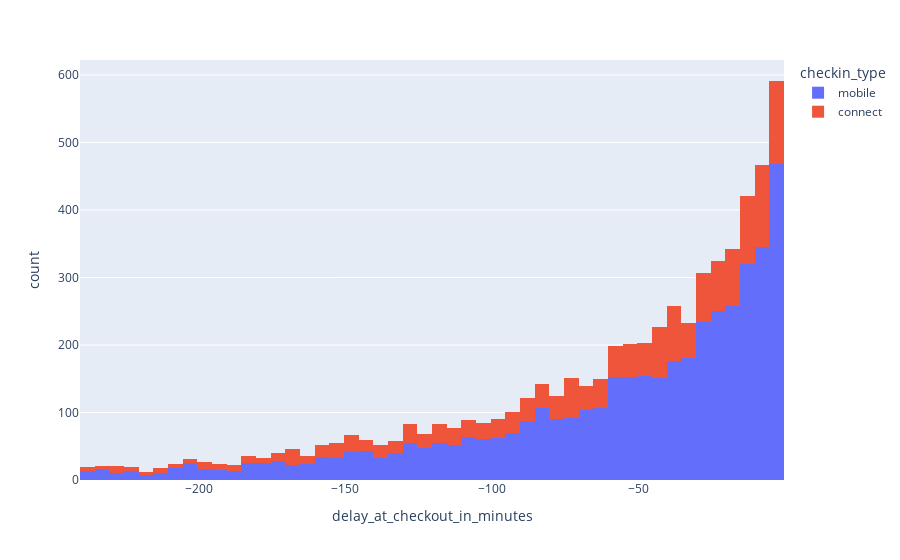

Here is the notebook cell this chart was saved with:
### Code cell
dataset_early = dataset[dataset['delay_at_checkout_in_minutes'] < 0] # Just watch cars with early 
dataset_early = dataset_early[dataset_early['delay_at_checkout_in_minutes'] > -240] # + 4 hours, before it must be outlier 
fig = px.histogram(dataset_early, 'delay_at_checkout_in_minutes', color = 'checkin_type')
fig.show()

### Figure 1 — Plotly figure (JSON) as saved in the notebook; plotly's stock layout.template omitted (floating-point values rounded to 4 significant figures; data arrays with more than 128 entries replaced by an {"elided": "..."} marker saying what was removed)
{"data": [{"alignmentgroup": "True", "bingroup": "x", "hovertemplate": "checkin_type=mobile<br>delay_at_checkout_in_minutes=%{x}<br>count=%{y}<extra></extra>", "legendgroup": "mobile", "marker": {"color": "#636efa", "pattern": {"shape": ""}}, "name": "mobile", "offsetgroup": "mobile", "orientation": "v", "showlegend": true, "type": "histogram", "x": {"elided": "4402 int values"}, "xaxis": "x", "yaxis": "y"}, {"alignmentgroup": "True", "bingroup": "x", "hovertemplate": "checkin_type=connect<br>delay_at_checkout_in_minutes=%{x}<br>count=%{y}<extra></extra>", "legendgroup": "connect", "marker": {"color": "#EF553B", "pattern": {"shape": ""}}, "name": "connect", "offsetgroup": "connect", "orientation": "v", "showlegend": true, "type": "histogram", "x": {"elided": "1643 int values"}, "xaxis": "x", "yaxis": "y"}], "layout": {"barmode": "relative", "legend": {"title": {"text": "checkin_type"}, "tracegroupgap": 0}, "margin": {"t": 60}, "xaxis": {"anchor": "y", "domain": [0, 1], "title": {"text": "delay_at_checkout_in_minutes"}}, "yaxis": {"anchor": "x", "domain": [0, 1], "title": {"text": "count"}}}}
